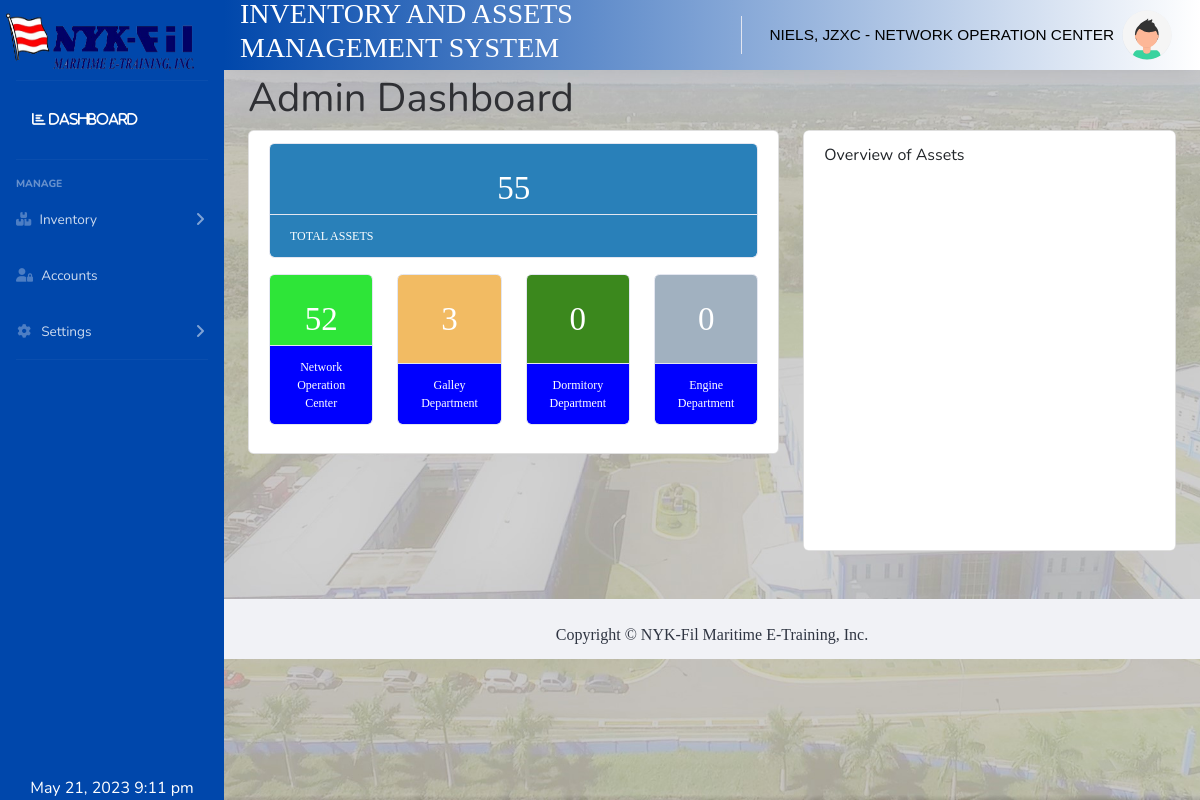
The app's page /pages/dashboard.php (signed in) with its own data.
### tables this page shows
CREATE TABLE `department_tbl` (
  `departmentid` int(11) NOT NULL,
  `department` varchar(255) NOT NULL,
  `dept_deleted` int(11) NOT NULL
);

### pages/dashboardclass.php (the view, shortened to what this page needs)
<?php
function populatedashboard($userdeptid)
{
    try
    {
      if($_SESSION["userlevelid"]=="1")
      {
        include 'C:\xampp\htdocs\netiinv\includes\dbcon.php';
        $statement = $conn->prepare("select * from department_tbl where dept_deleted = 1");
        $statement->execute();
        $result = $statement->get_result();
                while($row = $result->fetch_assoc())
                {
                    $departmentid = $row["departmentid"];
                    $department = $row["department"];
                    $statement2 = $conn->prepare("Select COUNT(itemcode) from inventory_tbl where departmentid = ".$departmentid." ");
                    $statement2->execute();
                    $result2 = $statement2->get_result();
                    $num_rows = mysqli_num_rows($result2);
                    if(empty($num_rows) == true)
                    {
                            $itemcount = "0";
                    }
                    else
                    {
                            if($row2 = $result2->fetch_assoc())
                            {
                              $itemcount = $row2["COUNT(itemcode)"];
                            }
                            else{
                              $itemcount = "0";
                            }
                    }
                    $color = "#".substr(md5(rand()), 0, 6);
                    echo  "<div class='col-xl-3 col-md-4 mb-3' style='text-align:center;'>
                              <div class='card text-white  o-hidden h-100'>
                                <div class='card-body' style='background-color:".$color.";'>
                                  <div style='height:30px;font-family:Calibri;font-size:33px;'>".$itemcount."</div>
                                </div>
                                <a class='card-footer text-white clearfix small ' href='dashboardchartbycategory.php?departmentid=".$departmentid."' target='iframe' style='background-color:blue;'>
                                  <span class='float-left' style='font-size:12px;font-family:Calibri;'>".$department."</span>
                                  <span class='float-right'>
                                  </span>
                                </a>
                              </div>
                            </div>";
                }
      }
    }
    catch (\Exception $e)
    {
    }
}
?>

### records on screen
department_tbl: itemcount "52", department "Network Operation Center"
department_tbl: itemcount "3", department "Galley Department"
department_tbl: itemcount "0", department "Dormitory Department"
department_tbl: itemcount "0", department "Engine Department"

### other values on screen
$userfullname "NIELS, JZXC"
$userdepartment "NETWORK OPERATION CENTER"
$DASHBOARDLABEL "Admin"
$ITEMCOUNT "55"
